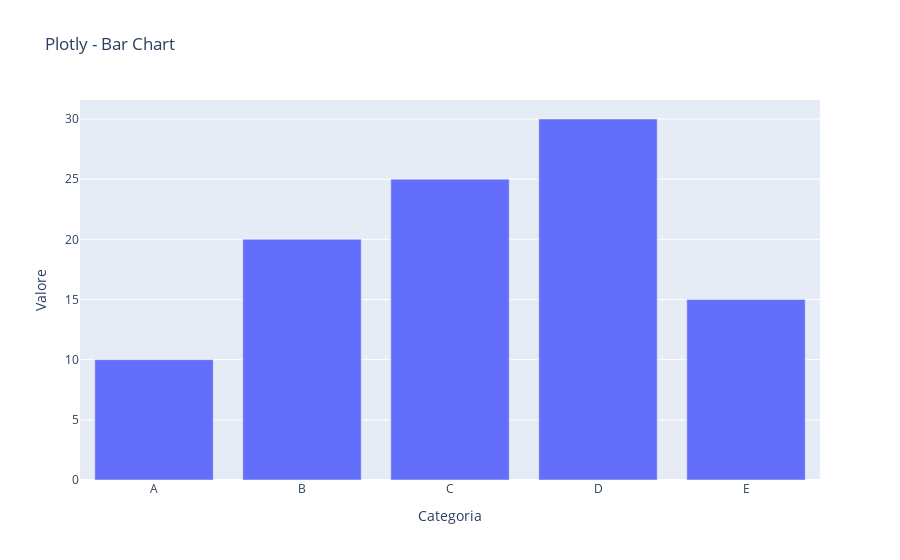

Notebook cell for this chart:
### Code cell
# ====================================================
# 3️⃣ Bar chart (grafico a barre)
# ====================================================
fig = px.bar(x=categorie, y=y, title="Plotly - Bar Chart", labels={'x': 'Categoria', 'y': 'Valore'})
fig.show()

### Figure 1 — Plotly figure (JSON) as saved in the notebook; plotly's stock layout.template omitted (floating-point values rounded to 4 significant figures)
{"data": [{"hovertemplate": "Categoria=%{x}<br>Valore=%{y}<extra></extra>", "legendgroup": "", "marker": {"color": "#636efa", "pattern": {"shape": ""}}, "name": "", "orientation": "v", "showlegend": false, "textposition": "auto", "type": "bar", "x": ["A", "B", "C", "D", "E"], "xaxis": "x", "y": [10, 20, 25, 30, 15], "yaxis": "y"}], "layout": {"barmode": "relative", "legend": {"tracegroupgap": 0}, "title": {"text": "Plotly - Bar Chart"}, "xaxis": {"anchor": "y", "domain": [0, 1], "title": {"text": "Categoria"}}, "yaxis": {"anchor": "x", "domain": [0, 1], "title": {"text": "Valore"}}}}
